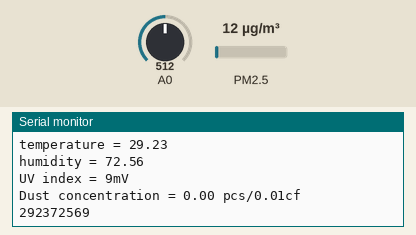
The sketch below on a simulated Arduino Mega 2560, built with avr-gcc and run on an emulated ATmega2560. Parts: the last lines printed to the serial monitor. Wiring (inferred from the names in the program): dust sensor: data pin 8. The inputs (shaded band) are chosen by the test bench; at power-on: A0 = 512, PM2.5 12 µg/m³.

Above: at 1.2 s.
1.3 s: A0 set to 122
At 1.8 s:
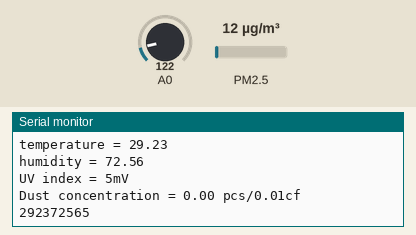
4.3 s: A0 set to 22
At 4.6 s:
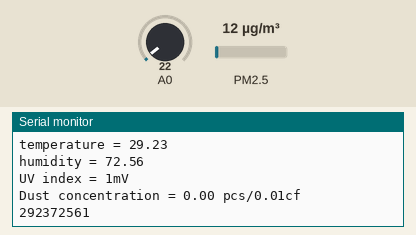
Timing chart, 0 to 7.3 s (numbered marks = the images above; inputs shaded):
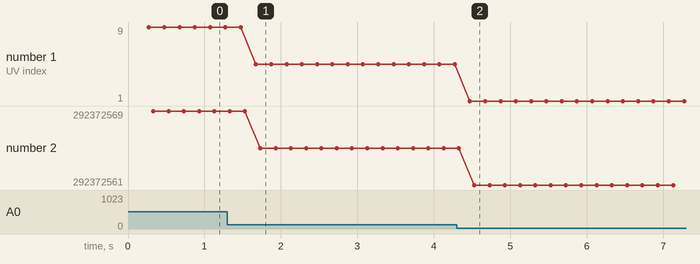

Measured:
- after the input at 1.3 s, the serial monitor: prints a new line after 0.37 s (image 1)
- after the input at 4.3 s, the serial monitor: prints a new line after 0.17 s (image 2)
- plotted number 1: 9 → 5 after the input at 1.3 s, 5 → 1 after the input at 4.3 s
- plotted number 2: 292372569 → 292372565 after the input at 1.3 s, 292372565 → 292372561 after the input at 4.3 s

The sketch:

intellegentlock.ino
```cpp
//Sensors' Library
#include "DHT.h"
#include "String.h"
#define DHTPIN 2     // what pin we're connected to
#define DHTTYPE DHT22   // DHT 22  (AM2302)
DHT dht(DHTPIN, DHTTYPE);

int pin = 8;
unsigned long duration;
unsigned long starttime;
unsigned long sampletime_ms = 30000;//sampe 30s ;
unsigned long lowpulseoccupancy = 0;
float ratio = 0;
float concentration = 0;

void setup()
{
  Serial.begin(9600);     //Test printing baud rate
  Serial1.begin(57600);   //Sever's baud rate

  dht.begin();

  pinMode(8, INPUT);
  starttime = millis();//get the current time;
}

void loop()
{
  // Reading temperature & humidity //
  float t = 29.23;
  float h = 72.56;
  dht.readHT(&t, &h);
  delay(20);


  // Reading UV //
  int sensorValue;
  long  sum = 0;
  int uv_index = 0;
  for (int i = 0; i < 32; i++)
  {
    sensorValue = analogRead(A0);
    sum = sensorValue + sum;
    delay(1);
  }
  sum = sum >> 5;
  sum = sum * 4980.0 / 1023.0;
  delay(20);

  if(sum < 50)
    uv_index = 0;
  else if(sum > 50 && sum < 227)
    uv_index = 1;
  else if(sum > 227 && sum < 318)
    uv_index = 2;
  else if(sum > 318 && sum < 408)
    uv_index = 3;
  else if(sum > 408 && sum < 503)
    uv_index = 4;
  else if(sum > 503 && sum < 606)
    uv_index = 5;
  else if(sum > 606 && sum < 696)
    uv_index = 6;
  else if(sum > 696 && sum < 795)
    uv_index = 7;
  else if(sum > 795 && sum < 881)
    uv_index = 8;
  else if(sum > 881)
    uv_index = 9;
 // else if(sum > 976 && sum < 1079)
 //   uv_index = 10;
 //else if(sum > 1079)
 //   uv_index = 11;


  //Reading Dust //
  duration = pulseIn(pin, LOW);
  lowpulseoccupancy = lowpulseoccupancy + duration;
  if ((millis() - starttime) > sampletime_ms) //if the sampel time == 30s
  {
    ratio = lowpulseoccupancy / (sampletime_ms * 10.0); // Integer percentage 0=>100
    concentration = 1.1 * pow(ratio, 3) - 3.8 * pow(ratio, 2) + 520 * ratio + 0.62; // using spec sheet curve
    lowpulseoccupancy = 0;
    starttime = millis();
  }

//Test printing
  Serial.println("------------------------------");
  Serial.print("temperature = ");
  Serial.println(t);
  Serial.print("humidity = ");
  Serial.println(h);
  Serial.print("UV index = ");
  Serial.print(uv_index);
  Serial.println("mV");
  Serial.print("Dust concentration = ");
  Serial.print(concentration);
  Serial.println(" pcs/0.01cf");


//Convert snesors' datas to specific string format
  String mystring = String(int(100 * t));
  mystring += String(int(100 * h));
  mystring += String(int(uv_index));
  char abc[10];
  mystring.toCharArray(abc, 10);

  //Test printing
  Serial.println(abc);

  //Print data string to server
  Serial1.write(abc);

}
```
